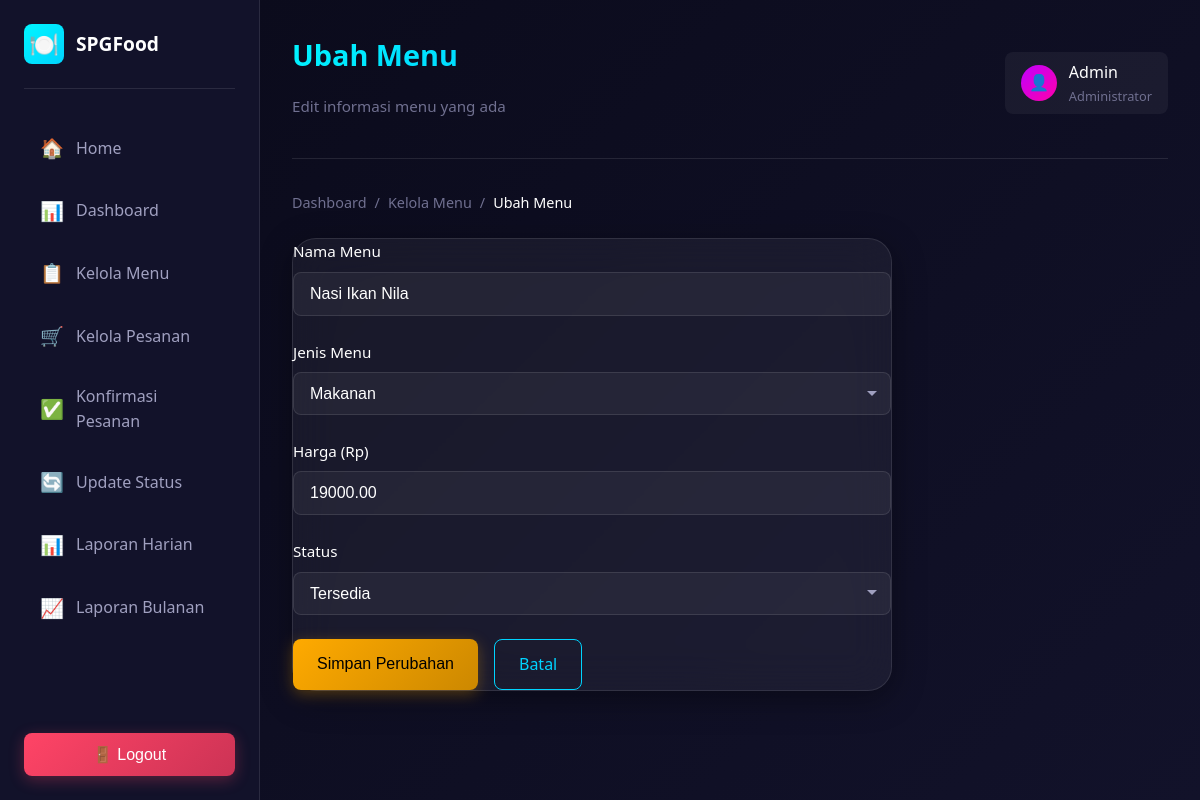
The app's page /ubah_menu.php?id=2 (signed in) with its own data.
### tables this page shows
CREATE TABLE `data_menu` (
  `id_menu` int(11) NOT NULL,
  `nama_menu` varchar(100) NOT NULL,
  `jenis_menu` varchar(50) NOT NULL,
  `harga` decimal(10,2) NOT NULL,
  `status` varchar(20) NOT NULL DEFAULT 'Tersedia'
);

### ubah_menu.php (the view, shortened to what this page needs)
<?php
include "koneksi.php";
if(isset($_GET['id'])){
    $id = $_GET['id'];
    $ambil = mysqli_query($conn, "SELECT * FROM data_menu WHERE id_menu = '$id'");
    $menu = mysqli_fetch_assoc($ambil);
}
?>
<!DOCTYPE html>
<html lang="id">
<head>
    <link rel="stylesheet" href="assets/css/style.css">
</head>
<body>
<?php include "includes/sidebar.php"; ?>
<main class="main-content">
    <?php include "includes/header.php"; ?>
    <nav class="breadcrumb">
        <a href="index.php" class="breadcrumb-item">Dashboard</a>
        <span class="breadcrumb-separator">/</span>
        <a href="kelola_menu.php" class="breadcrumb-item">Kelola Menu</a>
        <span class="breadcrumb-separator">/</span>
        <span class="breadcrumb-item active">Ubah Menu</span>
    </nav>
    <div class="glass-container" style="max-width: 600px;">
        <form method="post" action="">
            <div class="form-group">
                <label class="form-label">Nama Menu</label>
                <input type="text" name="nama_menu" class="form-control" value="<?= $menu['nama_menu'] ?>" required>
            </div>
            <div class="form-group">
                <label class="form-label">Jenis Menu</label>
                <select name="jenis_menu" class="form-control" required>
                    <option value="Makanan" <?= $menu['jenis_menu'] == 'Makanan' ? 'selected' : '' ?>>Makanan</option>
                </select>
            </div>
            <div class="form-group">
                <label class="form-label">Harga (Rp)</label>
                <input type="number" name="harga" class="form-control" value="<?= $menu['harga'] ?>" min="0" required>
            </div>
            <div class="form-group">
                <label class="form-label">Status</label>
                <select name="status" class="form-control">
                    <option value="Tersedia" <?= $menu['status'] == 'Tersedia' ? 'selected' : '' ?>>Tersedia</option>
                </select>
            </div>
            <div class="d-flex gap-2">
                <button type="submit" name="simpan_perubahan" class="btn btn-warning">
                    <span>Simpan Perubahan</span>
                </button>
                <a href="kelola_menu.php" class="btn btn-outline">
                    <span>Batal</span>
                </a>
            </div>
        </form>
    </div>
</main>
</body>
</html>

### assets/css/style.css (style rules this page uses)
:root { --bg-primary: #0a0a1a; --bg-secondary: #12122a; --bg-tertiary: #1a1a3a; --glass-bg: rgba(255, 255, 255, 0.05); --glass-border: rgba(255, 255, 255, 0.1); --glass-shadow: 0 8px 32px rgba(0, 0, 0, 0.37); --neon-blue: #00f5ff; --neon-purple: #bf00ff; --neon-cyan: #00d4ff; --neon-pink: #ff00aa; --text-primary: #ffffff; --text-secondary: #a0a0c0; --text-muted: #707090; --success: #00ff88; --warning: #ffaa00; --error: #ff4466; --gradient-1: linear-gradient(135deg, #667eea 0%, #764ba2 100%); --gradient-2: linear-gradient(135deg, #00f5ff 0%, #00d4ff 100%); --gradient-3: linear-gradient(135deg, #bf00ff 0%, #ff00aa 100%); --gradient-bg: linear-gradient(135deg, #0a0a1a 0%, #1a1a3a 50%, #0a0a1a 100%); --transition: all 0.3s cubic-bezier(0.4, 0, 0.2, 1); --radius-sm: 8px; --radius-md: 16px; --radius-lg: 24px; --radius-xl: 32px; }
* { margin: 0; padding: 0; box-sizing: border-box; }
html { scroll-behavior: smooth; }
body { font-family: 'Segoe UI', 'Inter', -apple-system, BlinkMacSystemFont, sans-serif; background: var(--gradient-bg); background-attachment: fixed; background-size: 400% 400%; animation: gradientShift 15s ease infinite; color: var(--text-primary); min-height: 100vh; line-height: 1.6; }
.glass-container { background: var(--glass-bg); backdrop-filter: blur(20px); -webkit-backdrop-filter: blur(20px); border: 1px solid var(--glass-border); border-radius: var(--radius-lg); box-shadow: var(--glass-shadow); }
.btn { display: inline-flex; align-items: center; justify-content: center; gap: 8px; padding: 12px 24px; border: none; border-radius: var(--radius-sm); font-size: 1rem; font-weight: 500; cursor: pointer; text-decoration: none; transition: var(--transition); position: relative; overflow: hidden; }
.btn::before { content: ''; position: absolute; top: 0; left: -100%; width: 100%; height: 100%; background: linear-gradient(90deg, transparent, rgba(255,255,255,0.2), transparent); transition: var(--transition); }
.btn-warning { background: linear-gradient(135deg, #ffaa00 0%, #cc8800 100%); color: #000; box-shadow: 0 4px 15px rgba(255, 170, 0, 0.3); }
.btn-outline { background: transparent; border: 1px solid var(--neon-cyan); color: var(--neon-cyan); }
.form-group { margin-bottom: 1.5rem; }
.form-label { display: block; margin-bottom: 0.5rem; color: var(--text-primary); font-weight: 500; font-size: 0.95rem; }
.form-control { width: 100%; padding: 12px 16px; background: rgba(255, 255, 255, 0.05); border: 1px solid var(--glass-border); border-radius: var(--radius-sm); color: var(--text-primary); font-size: 1rem; transition: var(--transition); }
.form-control::placeholder { color: var(--text-muted); }
input.form-control, textarea.form-control, select.form-control { background-color: rgba(255, 255, 255, 0.05) !important; color: var(--text-primary) !important; }
select.form-control { cursor: pointer; appearance: none; background-repeat: no-repeat; background-position: right 12px center; padding-right: 36px; background-color: rgba(255, 255, 255, 0.05) !important; }
select.form-control option { background-color: #1a1a3a !important; color: #ffffff !important; padding: 10px 16px; }
select.form-control option:checked { background-color: rgba(0, 245, 255, 0.3) !important; color: #00f5ff !important; }
@media screen and (-webkit-min-device-pixel-ratio: 0) { select.form-control option { background-color: #1a1a3a !important; color: #ffffff !important; } }
@media screen and (-webkit-min-device-pixel-ratio: 0) { select.form-control option:checked { background-color: rgba(0, 245, 255, 0.3) !important; color: #00f5ff !important; } }
select.form-control { -webkit-appearance: none; -moz-appearance: none; appearance: none; }
.form-control { background-color: rgba(255, 255, 255, 0.05) !important; -webkit-backface-visibility: hidden; backface-visibility: hidden; }
.main-content { margin-left: 260px; padding: 32px; min-height: 100vh; }
.breadcrumb { display: flex; align-items: center; gap: 8px; margin-bottom: 24px; font-size: 0.9rem; }
.breadcrumb-item { color: var(--text-muted); text-decoration: none; transition: var(--transition); }
.breadcrumb-item.active { color: var(--text-primary); font-weight: 500; }
.breadcrumb-separator { color: var(--text-muted); }
.d-flex { display: flex; }
.gap-2 { gap: 16px; }

### records on screen
data_menu: nama_menu "Nasi Ikan Nila", jenis_menu "Makanan", harga "19000.00", status "Tersedia"

### other values on screen
$pageTitle "Ubah Menu"
$pageSubtitle "Edit informasi menu yang ada"
